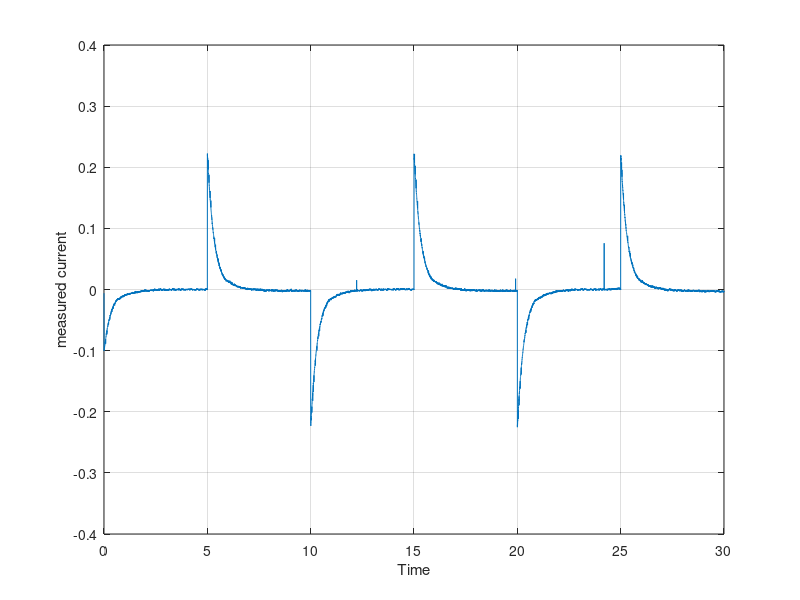
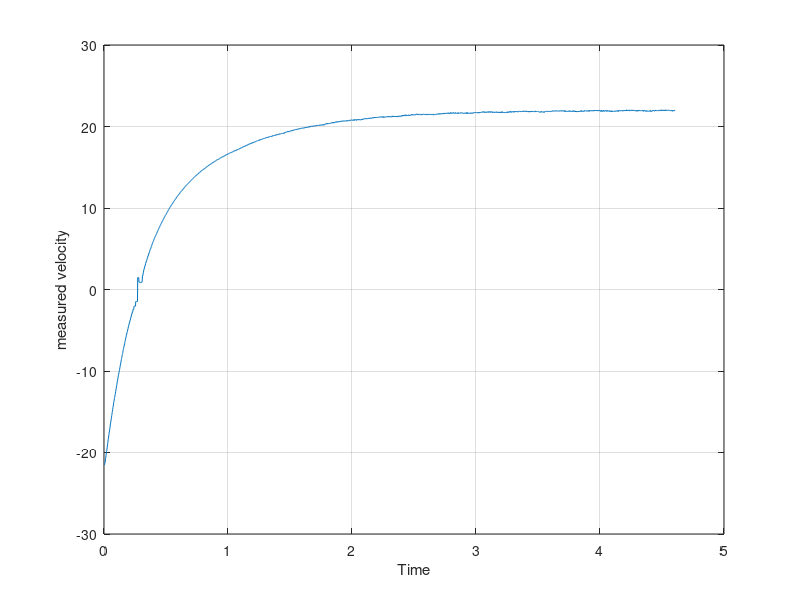

MATLAB code to generate these figures, in order: (Note: this script raises an error after producing the figures.)
%% preparation %%
close all
clear all
clc

%% Data %%

Ra = 8.4;  % armature resistance
L = 1.16e-3; % armature inductance
Ke = 0.042; % torque constant
Kc =  0.042; % back-emf constant
Jm = 4e-6 + 0.6e-6; % motor inertia and hub attachment inertia
Jr = 4.98e-5; % rod inertia computed manually
Br = 1.49e-5; % damping coeff. estimated in previous experiments
k=0; %culoumb friction coeff


%% Neglecting electrical dynamics %%

A1 =[ (-Br-Kc*Ke/Ra)/(Jm+Jr)];

B1 = [ (Kc/Ra)/(Jm+Jr)];

C1 = [1];

D1 = [0];

sys_partial = ss(A1,B1,C1,D1)

eigenvalues = eig(A1)

%% Transfer Function %%


G_partial = tf(sys_partial)   % compute the transfer function matrix  
% figure 
% bode(G_partial)  % Plot the two Bode diagrams of the two transfer functions that we want ( from Va to theta and from Va to alpha)


%% Load and plot the experimental data

%the motor+rod system was fed a +-1V square wave at 0.1Hz

load('current2.mat');
load('omega2.mat');

init_t = 24.996;
final_t = 29.6;

time_vector_current = current(1,:);
current_vector = current(2,:);

figure
plot(time_vector_current,current_vector);
xlabel('Time');
ylabel('measured current');
grid on;

time_vector_omega = omega(1,:);
omega_vector =(pi/180)*omega(2,:); % converted in rad/s
end_index = find(time_vector_omega >= final_t, 1);
start_index = find(time_vector_omega >= init_t, 1);
time_vector_omega = time_vector_omega(start_index:end_index);
omega_vector =omega_vector(start_index:end_index);

omega0 = omega_vector(1);
time_vector_omega = time_vector_omega - time_vector_omega(1);

figure
plot(time_vector_omega,omega_vector);
xlabel('Time');
ylabel('measured velocity');
grid on;

open("motor_and_rod_model_simulink.slx")

%% estimated values %%

% Br = 2.5592e-5
% Jr = 9.5958e-5
